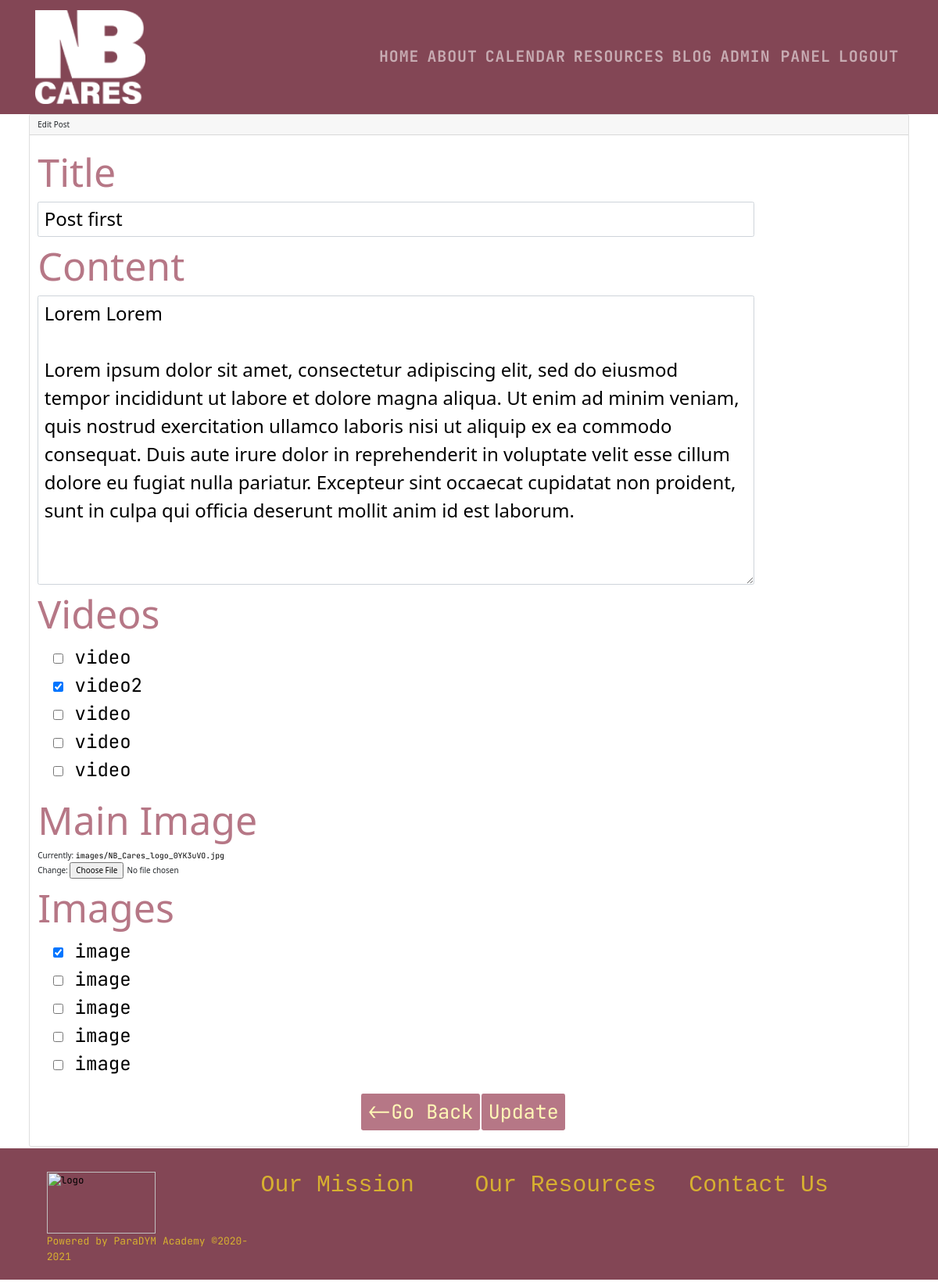
/blog/post-1/edit/ (signed in), run on an earlier commit of the app's database.
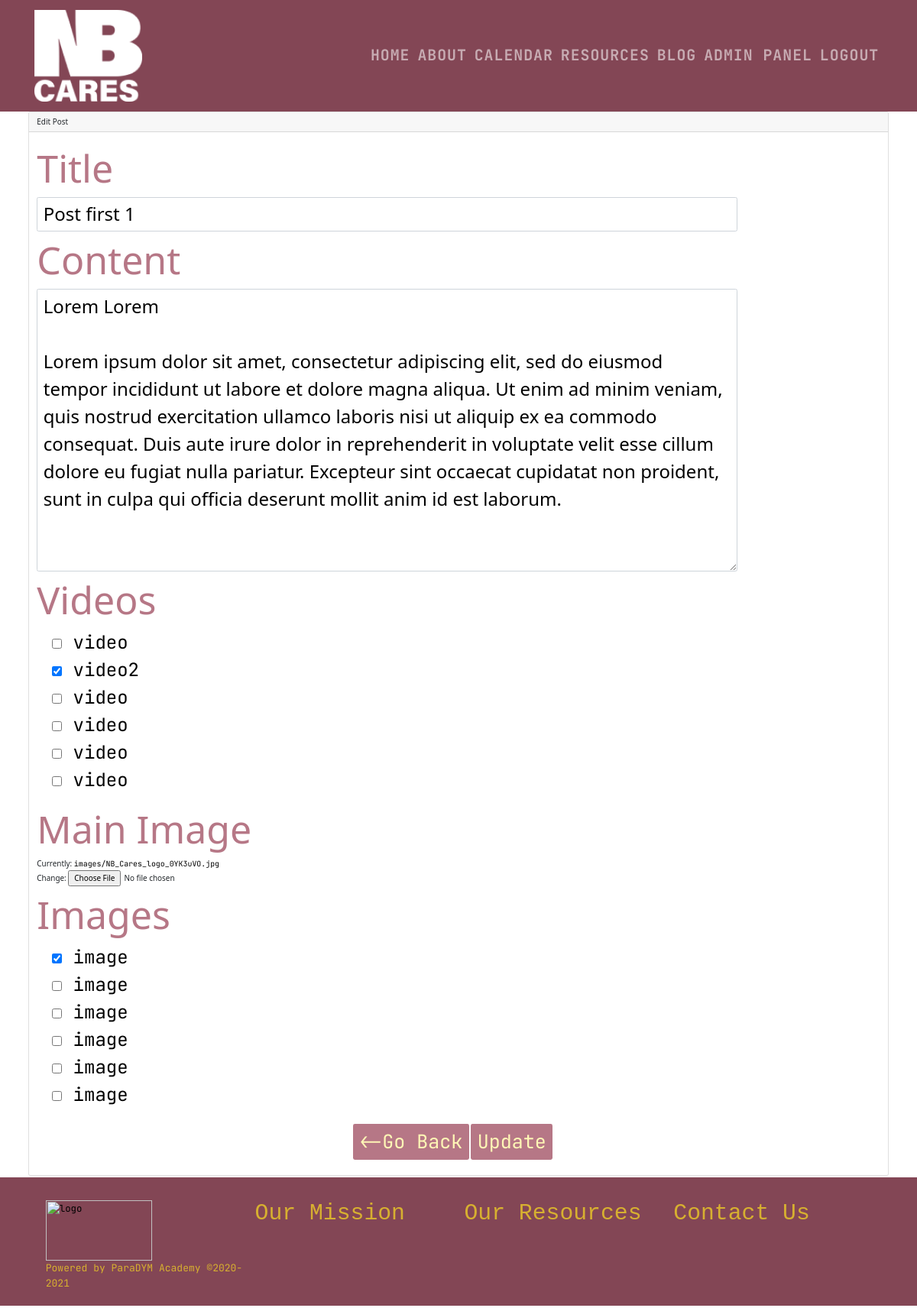
And on a later commit of the database.
### ProjectSite/models.py (models this page shows, shortened)
class Blog(models.Model):
    post_title = models.CharField(max_length=200)
    post = models.TextField()
    created_at = models.DateTimeField(auto_now_add=True, blank=True)
    slug = models.SlugField(
        default='',
        editable=False,
    )
    video_urls = models.ManyToManyField(Videos, blank=True)
    main_image = models.ImageField(upload_to="images/", null=True)
    images = models.ManyToManyField(Images, blank=True)

### ProjectSite/views.py (the view)
# urls.py: path('blog/<str:title>/edit/', edit_blog.as_view(), name="edit_blog"),
class edit_blog(LoginRequiredMixin, UserPassesTestMixin, UpdateView):
    model = Blog
    form_class = BlogForm
    template_name = 'ProjectSite/edit-blog.html'
    slug_url_kwarg = 'title'
    slug_field = 'slug'
    success_url = reverse_lazy('blog')
    def test_func(self):
        return self.request.user.groups.filter(name='admin')

### ProjectSite/forms.py
class BlogForm(forms.ModelForm):
    class Meta:
        model = Blog
        fields = '__all__'
        widgets = {
            'post_title': forms.TextInput(attrs={
                'class': 'form-control blog-form',
                'placeholder': "Title"
            }),
            'post': forms.Textarea(attrs={
                'class': 'form-control blog-form',
                'placeholder': "Post Content"
            }),
            'video_urls': forms.CheckboxSelectMultiple(attrs={
                'class': 'blog-form',
            }),
            'images': forms.CheckboxSelectMultiple(attrs={
                'class': 'blog-form',
            }),
        }

### ProjectSite/models.py (called while the page is built)
    def __str__(self):
        return self.title

    def __str__(self):
        return self.title

### templates/ProjectSite/edit-blog.html (shortened to what this page needs)
{% extends 'ProjectSite/base.html' %}
{% load crispy_forms_filters %}
{% load static %}
{% block body %}
<div class="container">
    <div class="card">
        <div class="card-header">
            Edit Post
        </div>
        <div class="card-body">
            <form method="post" enctype="multipart/form-data" action="">
                <div class="row">
                    <div class="col-9 col-lg-10">
                        <labeL class="blog-title">Title</labeL>
                        {{form.post_title}}
                        <labeL class="blog-title">Content</labeL>
                        {{form.post}}
                        <labeL class="blog-title">Videos</labeL>
                        {{form.video_urls}}
                        <labeL class="blog-title">Main Image</labeL><br>
                        {{form.main_image}}<br>
                        <labeL class="blog-title">Images</labeL>
                        {{form.images}}
                    </div>
                    <div class="row my-3">
                        <div class="col text-center">
                            <a href="{% url 'blog' %}" class="btn blog-button"> <-Go Back</a>
                            <button type="submit" class="btn blog-button">Update</button>
                        </div>
                    </div>
                </div>
            </form>
        </div>
    </div>
    </div>
{% endblock %}

What changed in the data, as far as the page shows it:
changed Blog: post_title "Post first" → "Post first 1"
Also different on the page:
form field video_urls: "☐ ☑ ☐ ☐ ☐" → "☐ ☑ ☐ ☐ ☐ ☐"
form field images: "☑ ☐ ☐ ☐ ☐" → "☑ ☐ ☐ ☐ ☐ ☐"
text no longer shown: "video video2 video video video image image image image image"
text now shown: "video video2 video video video video image image image image image image"
